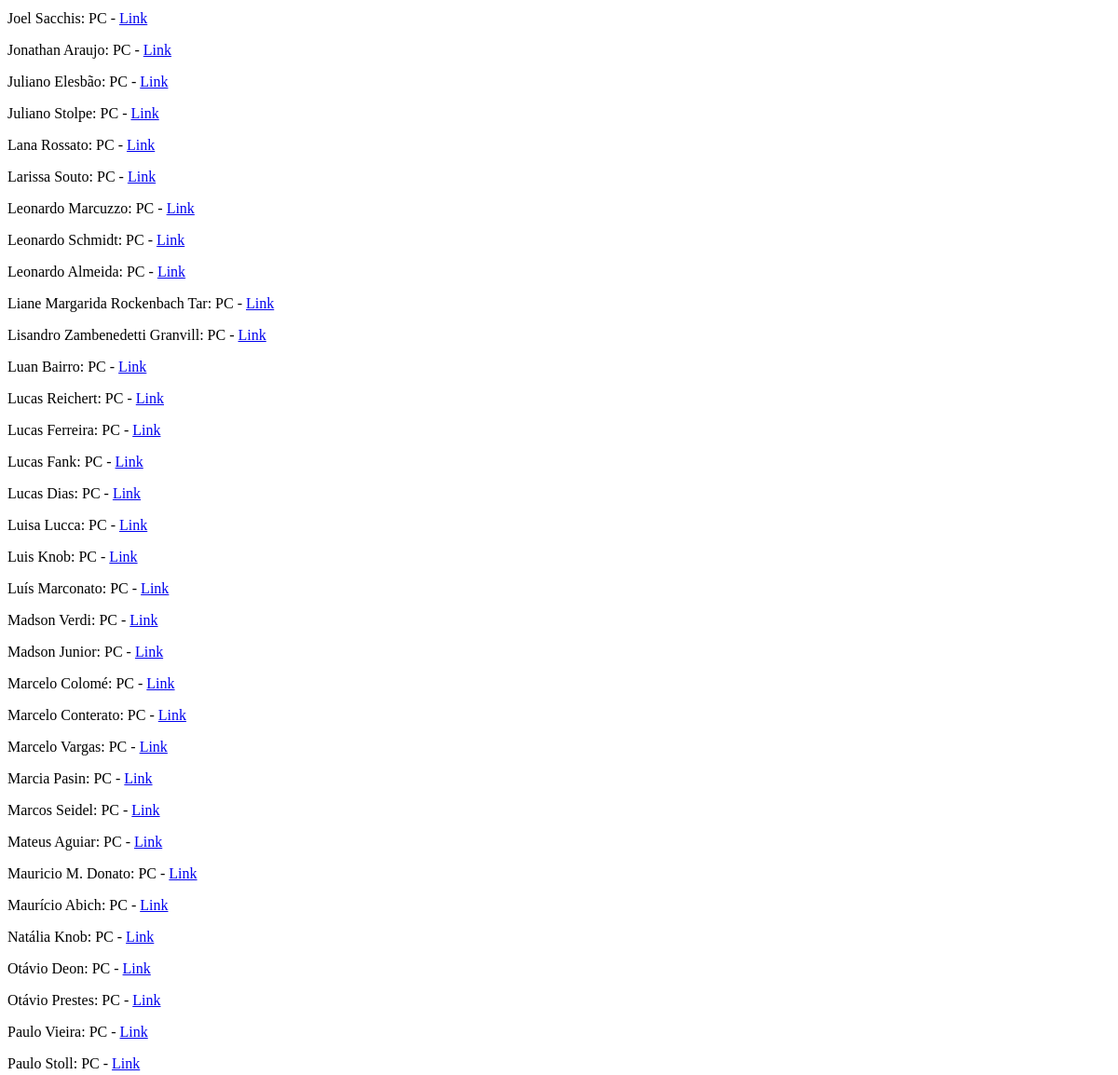
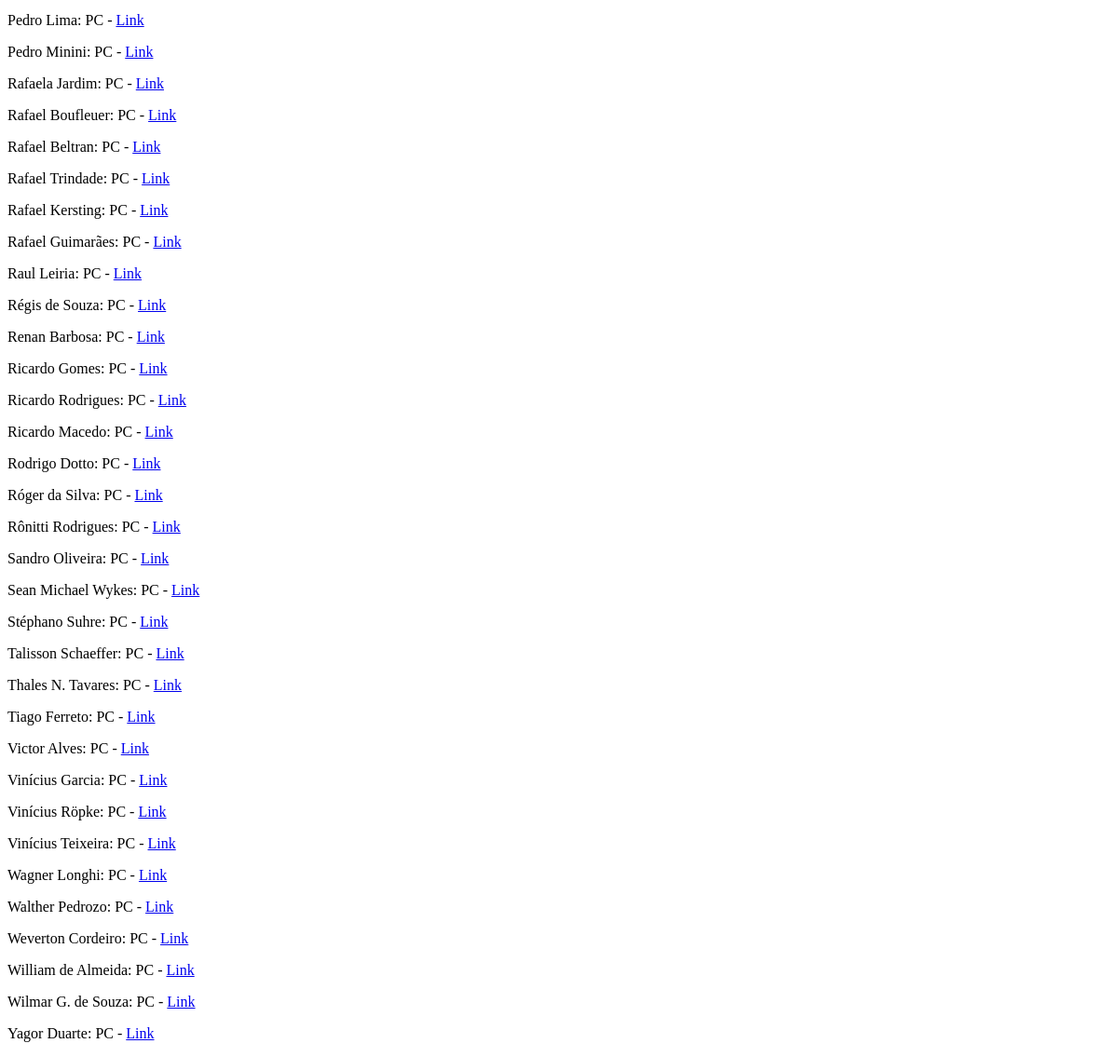
The page /certificados/ (lower part) on the database as committed earlier (2 pictures, top to bottom).
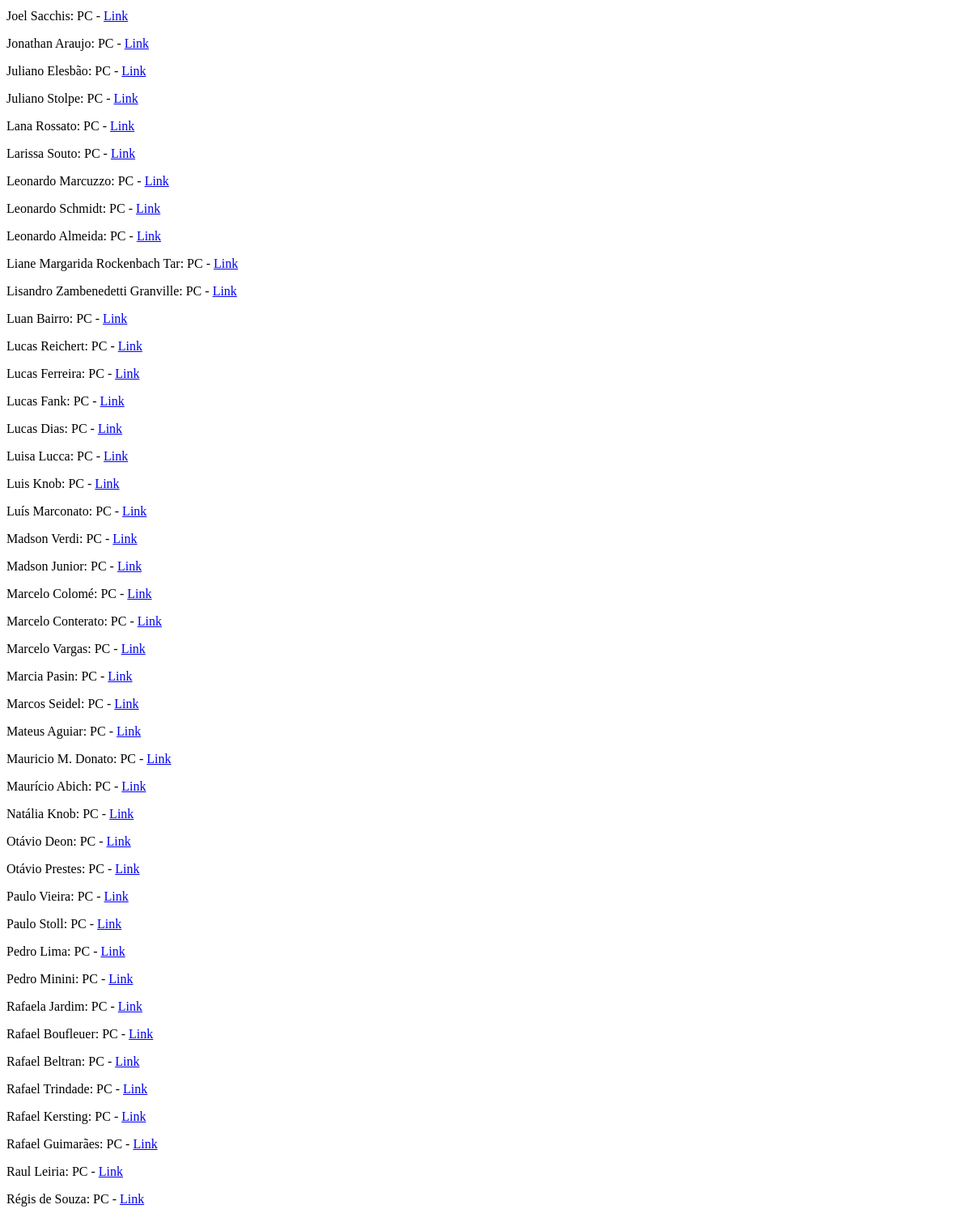
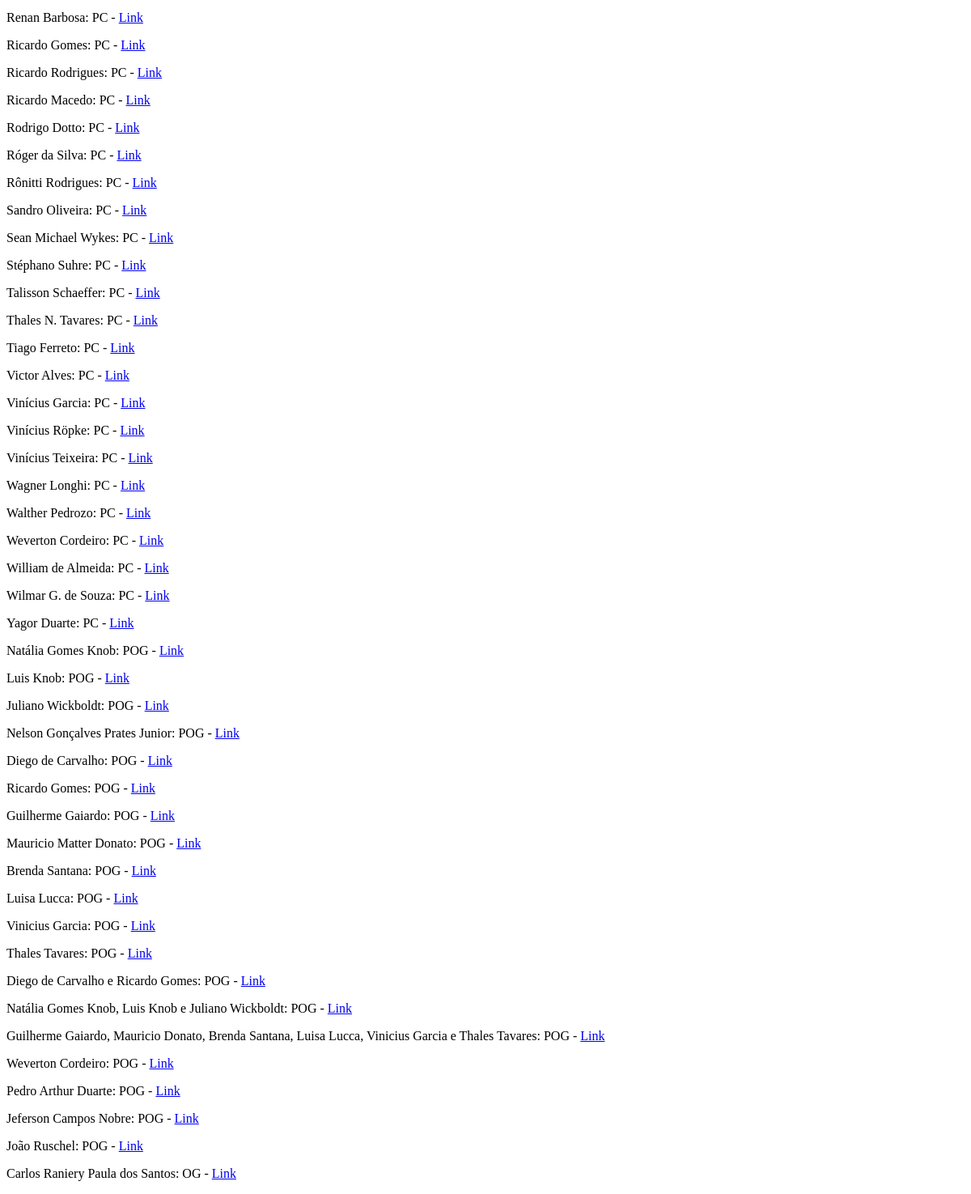
The same page on the database as committed later (2 pictures, top to bottom).
### certificados/models.py (models this page shows)
class Certificado(models.Model):
    participante = models.CharField(max_length=400)
    carga = models.IntegerField()
    tipo = models.CharField(max_length=50, choices=(('PC', 'Participante'), ('OG', 'Organizador'), ('AU', 'Autor'), ('PR', 'Premio'),
                                                    ('POG', 'Professor Organizador'), ('PA', 'Palestrante')), default='PC')
    trabalho = models.CharField(max_length=300)

### certificados/views.py (the view)
# urls.py: url(r'^certificados/', include('certificados.urls')),
def certificados(request):
    ctf_1 = Certificado.objects.filter(tipo__in=('PC', 'POG', 'OG'))
    ctf_2 = Certificado.objects.filter(tipo__in=('AU', 'PA'))
    return render(request, 'certificados/certificados.html', {'ctf_1':ctf_1, 'ctf_2':ctf_2})

### certificados/templates/certificados/certificados.html (shortened to what this page needs)
<!DOCTYPE html>
<html>
  <head>
  </head>
  <body>
    <br><br>
    <div class="c2">
      {% for c1 in ctf_1 %}
        <p>{{c1.participante}}: {{c1.tipo}} - <a href="/certificado/1">Link</a></p>
      {% endfor %}
    </div>
  </body>
</html>

Rows that differ between the two databases and show on the page:
changed Certificado: participante "Lisandro Zambenedetti Granvill" → "Lisandro Zambenedetti Granville"
added Certificado: participante "Natália Gomes Knob", tipo "POG"
added Certificado: participante "Luis Knob", tipo "POG"
added Certificado: participante "Juliano Wickboldt", tipo "POG"
added Certificado: participante "Nelson Gonçalves Prates Junior", tipo "POG"
added Certificado: participante "Diego de Carvalho", tipo "POG"
added Certificado: participante "Ricardo Gomes", tipo "POG"
added Certificado: participante "Guilherme Gaiardo", tipo "POG"
added Certificado: participante "Mauricio Matter Donato", tipo "POG"
added Certificado: participante "Brenda Santana", tipo "POG"
added Certificado: participante "Luisa Lucca", tipo "POG"
added Certificado: participante "Vinicius Garcia", tipo "POG"
added Certificado: participante "Thales Tavares", tipo "POG"
added Certificado: participante "Diego de Carvalho e Ricardo Gomes", tipo "POG"
added Certificado: participante "Natália Gomes Knob, Luis Knob e Juliano Wickboldt", tipo "POG"
added Certificado: participante "Guilherme Gaiardo, Mauricio Donato, Brenda Santana, Luisa Lucca, Vinicius Garcia e Thales Tavares", tipo "POG"
added Certificado: participante "Weverton Cordeiro", tipo "POG"
added Certificado: participante "Pedro Arthur Duarte", tipo "POG"
added Certificado: participante "Jeferson Campos Nobre", tipo "POG"
added Certificado: participante "João Ruschel", tipo "POG"
added Certificado: participante "Carlos Raniery Paula dos Santos", tipo "OG"
